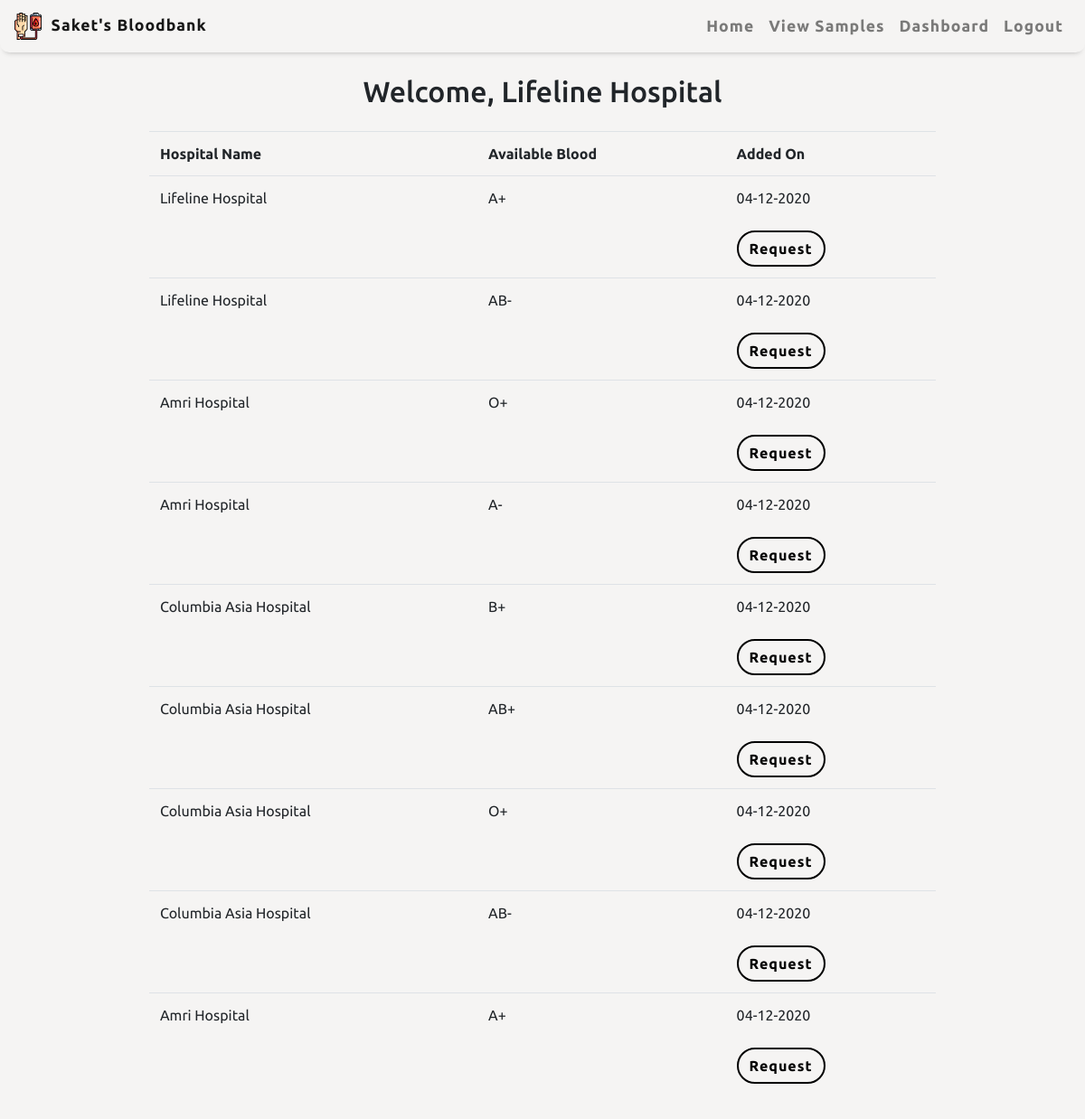
The page /viewSamples.php (signed in) on the database its author committed.
### tables this page shows
CREATE TABLE `Hospitals` (
  `hos_id` int(10) NOT NULL,
  `user_id` int(10) NOT NULL,
  `name` varchar(100) NOT NULL
);

CREATE TABLE `AvailableBlood` (
  `avb_id` int(10) NOT NULL,
  `hos_id` int(10) NOT NULL,
  `avb_blood_type` varchar(3) NOT NULL,
  `added_on` datetime DEFAULT NULL
);

### DataSource/db.php (called while the page is built, shortened)
<?php
class DataSource
{
    private $conn;
    function __construct()
    {
        $this->conn = $this->getConnection();
    }
    public function getConnection()
    {
        $conn = mysqli_connect(DB_HOST, DB_USERNAME, DB_PASSWORD, DB_NAME);
        return $conn;
    }
    public function select($query, $paramType = "", $paramArray = array())
    {
        $stmt = mysqli_prepare($this->conn, $query);
        if (!empty($paramType) && !empty($paramArray)) {
            $this->bindQueryParams($stmt, $paramType, $paramArray);
        }
        mysqli_stmt_execute($stmt);
        $result = mysqli_stmt_get_result($stmt);
        if (mysqli_num_rows($result) > 0) {
            while ($row = mysqli_fetch_assoc($result)) {
                $resultset[] = $row;
            }
        }
        if (!empty($resultset)) {
            return $resultset;
        }
    }
    public function bindQueryParams($stmt, $paramType, $paramArray = array())
    {
        $paramValueReference[] = &$paramType;
        for ($i = 0; $i < count($paramArray); $i++) {
            $paramValueReference[] = &$paramArray[$i];
        }
        call_user_func_array(array(
            $stmt,
            'bind_param'
        ), $paramValueReference);
    }
}

### Model/User.php (called while the page is built, shortened)
<?php
class User
{
    private $ds;
    function __construct()
    {
        require_once('./DataSource/db.php');
        $this->ds = new DataSource();
    }
    public function getUserName()
    {
        if ($_SESSION['logged_in']) {
            $user_type = $_SESSION["user_type"];
            if ($user_type === "R") {
                $query = "SELECT first_name, last_name FROM Receivers
                            WHERE user_id = ?";
                $paramType = "i";
                $paramValue = array(
                    $_SESSION["user_id"]
                );
                $result = $this->ds->select($query, $paramType, $paramValue);
                $name = $result[0]['first_name'] . ' ' . $result[0]['last_name'];
                return $name;
            } else {
                $query = "SELECT name FROM Hospitals WHERE user_id = ?";
                $paramType = "i";
                $paramValue = array(
                    $_SESSION["user_id"]
                );
                $result = $this->ds->select($query, $paramType, $paramValue);
                $name = $result[0]['name'];
                return $name;
            }
        }
    }
}

### Model/Requests.php (called while the page is built, shortened)
<?php
class Requests
{
    private $ds;
    function __construct()
    {
        require_once("./DataSource/db.php");
        $this->ds = new DataSource();
        $this->setRcvrId();
    }
    function getAvailableSamples() {
        $query = "SELECT name, avb_blood_type, added_on, hos_id FROM AvailableBlood
                    JOIN Hospitals
                    USING(hos_id)
                    ORDER BY added_on DESC";
        return $this->ds->select($query);
    }
    function setRcvrId() {
        if($_SESSION['logged_in']){
            $query = 'SELECT rcvr_id FROM Receivers
                    WHERE user_id = ?';
            $paramType = 'i';
            $paramValue = array($_SESSION['user_id']);
            $result = $this->ds->select($query, $paramType, $paramValue);
        }
    }
}

### avbSamplesTable.php (the view)
<?php
    $requests = new Requests();
    $avb_samples = $requests->getAvailableSamples();
    $html = "
            <table class='table'>
                <tr>
                    <th>Hospital Name</th>
                    <th>Available Blood</th>
                    <th>Added On</th>
                </tr>";
        foreach ($avb_samples as $row) {
            $html .= "
                <tr>
                    <td rowspan=2>$row[name]</td>
                    <td  rowspan=2>$row[avb_blood_type]</td>
                    <td >".date('d-m-Y',strtotime($row['added_on']))."</td>
                </tr>
                <tr>
                    <td class=req_btn_cell>
                        <a
                        id=requestSamplebtn
                        type=button
                        class='btn btn-rounded'
                        href= ./viewSamples.php?requestSample=true&hos_id=$row[hos_id]&req_blood_type=".urlencode($row['avb_blood_type'])."
                        >
                        Request
                        </a>
                    </td>
                </tr>";
        }
    $html .= "</table>";
    echo $html;
?>

### components/welcomeBanner.php (shortened to what this page needs)
<div id="user-banner" class="my-4 w-100 text-center">
    <h2 >
        Welcome,
        <?php
        require_once("./Model/User.php");
        $user = new User();
        $user_name = $user->getUserName();
        if($_SESSION['user_type'] === "R"){
            $blood_type = $user->getUserBloodType();
            echo $user_name." [Blood Type: $blood_type]";
        }
        else{
            echo $user_name;
        }
        ?>
    </h2>
</div>

### css/main.css (style rules this page uses)
body, html { margin: 0; height: 100vh; width: 100vw; font-family: "Ubuntu", sans-serif; overflow-x: hidden; background-color: #F5F4F3; }

### css/viewSamples.css (style rules this page uses)
.req_btn_cell { border-top: none !important; }
.btn-rounded { background-color: transparent; border: 2px solid black; color: black; letter-spacing: 1px; transition: all 0.5s; font-size: 1rem; border-radius: 30px; font-weight: bolder; }

### rows shown on the page
hospitals: name "Lifeline Hospital"
availableblood: hos.name "Lifeline Hospital", avb_blood_type "A+", added_on "04-12-2020"
availableblood: hos.name "Lifeline Hospital", avb_blood_type "AB-", added_on "04-12-2020"
availableblood: hos.name "Amri Hospital", avb_blood_type "O+", added_on "04-12-2020"
availableblood: hos.name "Amri Hospital", avb_blood_type "A-", added_on "04-12-2020"
availableblood: hos.name "Columbia Asia Hospital", avb_blood_type "B+", added_on "04-12-2020"
availableblood: hos.name "Columbia Asia Hospital", avb_blood_type "AB+", added_on "04-12-2020"
availableblood: hos.name "Columbia Asia Hospital", avb_blood_type "O+", added_on "04-12-2020"
availableblood: hos.name "Columbia Asia Hospital", avb_blood_type "AB-", added_on "04-12-2020"
availableblood: hos.name "Amri Hospital", avb_blood_type "A+", added_on "04-12-2020"
